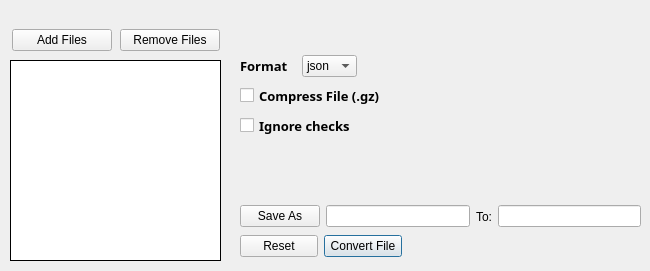
      <widget class="QWidget" name="convert">
       <attribute name="title">
        <string>Convert</string>
       </attribute>
       <widget class="QWidget" name="layoutWidget_24">
        <property name="geometry">
         <rect>
          <x>10</x>
          <y>20</y>
          <width>212</width>
          <height>41</height>
         </rect>
        </property>
        <layout class="QHBoxLayout" name="horizontalLayout_37">
         <item>
          <widget class="QPushButton" name="convertAddFile">
           <property name="sizePolicy">
            <sizepolicy hsizetype="Ignored" vsizetype="Fixed">
             <horstretch>0</horstretch>
             <verstretch>0</verstretch>
            </sizepolicy>
           </property>
           <property name="minimumSize">
            <size>
             <width>100</width>
             <height>0</height>
            </size>
           </property>
           <property name="maximumSize">
            <size>
             <width>100</width>
             <height>16777215</height>
            </size>
           </property>
           <property name="focusPolicy">
            <enum>Qt::NoFocus</enum>
           </property>
           <property name="contextMenuPolicy">
            <enum>Qt::DefaultContextMenu</enum>
           </property>
           <property name="text">
            <string>Add Files</string>
           </property>
           <property name="default">
            <bool>false</bool>
           </property>
           <property name="flat">
            <bool>false</bool>
           </property>
          </widget>
         </item>
         <item>
          <widget class="QPushButton" name="convertRemoveFile">
           <property name="sizePolicy">
            <sizepolicy hsizetype="Ignored" vsizetype="Fixed">
             <horstretch>0</horstretch>
             <verstretch>0</verstretch>
            </sizepolicy>
           </property>
           <property name="minimumSize">
            <size>
             <width>100</width>
             <height>0</height>
            </size>
           </property>
           <property name="maximumSize">
            <size>
             <width>100</width>
             <height>16777215</height>
            </size>
           </property>
           <property name="focusPolicy">
            <enum>Qt::NoFocus</enum>
           </property>
           <property name="text">
            <string>Remove Files</string>
           </property>
          </widget>
         </item>
        </layout>
       </widget>
       <widget class="QCheckBox" name="convertCompress">
        <property name="geometry">
         <rect>
          <x>240</x>
          <y>80</y>
          <width>161</width>
          <height>31</height>
         </rect>
        </property>
        <property name="font">
         <font>
          <family>Galvji</family>
          <pointsize>10</pointsize>
          <bold>true</bold>
         </font>
        </property>
        <property name="text">
         <string>Compress File (.gz)</string>
        </property>
       </widget>
       <widget class="QWidget" name="layoutWidget_25">
        <property name="geometry">
         <rect>
          <x>240</x>
          <y>200</y>
          <width>401</width>
          <height>33</height>
         </rect>
        </property>
        <layout class="QHBoxLayout" name="horizontalLayout_38">
         <item>
          <widget class="QPushButton" name="convertSaveAs">
           <property name="focusPolicy">
            <enum>Qt::NoFocus</enum>
           </property>
           <property name="text">
            <string>Save As</string>
           </property>
          </widget>
         </item>
         <item>
          <widget class="QLineEdit" name="convertNameSave">
           <property name="focusPolicy">
            <enum>Qt::NoFocus</enum>
           </property>
           <property name="text">
            <string/>
           </property>
           <property name="alignment">
            <set>Qt::AlignLeading|Qt::AlignLeft|Qt::AlignVCenter</set>
           </property>
           <property name="dragEnabled">
            <bool>false</bool>
           </property>
           <property name="placeholderText">
            <string/>
           </property>
           <property name="clearButtonEnabled">
            <bool>false</bool>
           </property>
          </widget>
         </item>
         <item>
          <widget class="QLabel" name="label_17">
           <property name="text">
            <string>To:</string>
           </property>
           <property name="alignment">
            <set>Qt::AlignCenter</set>
           </property>
          </widget>
         </item>
         <item>
          <widget class="QLineEdit" name="convertSavePath">
           <property name="focusPolicy">
            <enum>Qt::NoFocus</enum>
           </property>
          </widget>
         </item>
        </layout>
       </widget>
       <widget class="QListWidget" name="convertFileNames">
        <property name="geometry">
         <rect>
          <x>10</x>
          <y>60</y>
          <width>211</width>
          <height>201</height>
         </rect>
        </property>
        <property name="focusPolicy">
         <enum>Qt::ClickFocus</enum>
        </property>
        <property name="frameShape">
         <enum>QFrame::Box</enum>
        </property>
        <property name="frameShadow">
         <enum>QFrame::Plain</enum>
        </property>
       </widget>
       <widget class="QWidget" name="layoutWidget_26">
        <property name="geometry">
         <rect>
          <x>240</x>
          <y>230</y>
          <width>162</width>
          <height>32</height>
         </rect>
        </property>
        <layout class="QHBoxLayout" name="horizontalLayout_39">
         <item>
          <widget class="QPushButton" name="convertReset">
           <property name="sizePolicy">
            <sizepolicy hsizetype="Expanding" vsizetype="Fixed">
             <horstretch>0</horstretch>
             <verstretch>0</verstretch>
            </sizepolicy>
           </property>
           <property name="maximumSize">
            <size>
             <width>150</width>
             <height>16777215</height>
            </size>
           </property>
           <property name="focusPolicy">
            <enum>Qt::NoFocus</enum>
           </property>
           <property name="text">
            <string>Reset</string>
           </property>
          </widget>
         </item>
         <item>
          <widget class="QPushButton" name="convertButton">
           <property name="sizePolicy">
            <sizepolicy hsizetype="Expanding" vsizetype="Fixed">
             <horstretch>0</horstretch>
             <verstretch>0</verstretch>
            </sizepolicy>
           </property>
           <property name="minimumSize">
            <size>
             <width>0</width>
             <height>0</height>
            </size>
           </property>
           <property name="maximumSize">
            <size>
             <width>150</width>
             <height>16777215</height>
            </size>
           </property>
           <property name="focusPolicy">
            <enum>Qt::NoFocus</enum>
           </property>
           <property name="autoFillBackground">
            <bool>false</bool>
           </property>
           <property name="text">
            <string>Convert File</string>
           </property>
           <property name="autoDefault">
            <bool>false</bool>
           </property>
           <property name="default">
            <bool>true</bool>
           </property>
           <property name="flat">
            <bool>false</bool>
           </property>
          </widget>
         </item>
        </layout>
       </widget>
       <widget class="QCheckBox" name="convertIgnoreChecks">
        <property name="geometry">
         <rect>
          <x>240</x>
          <y>110</y>
          <width>161</width>
          <height>31</height>
         </rect>
        </property>
        <property name="font">
         <font>
          <family>Galvji</family>
          <pointsize>10</pointsize>
          <bold>true</bold>
         </font>
        </property>
        <property name="text">
         <string>Ignore checks</string>
        </property>
       </widget>
       <widget class="QWidget" name="layoutWidget">
        <property name="geometry">
         <rect>
          <x>240</x>
          <y>50</y>
          <width>117</width>
          <height>32</height>
         </rect>
        </property>
        <layout class="QHBoxLayout" name="horizontalLayout_40">
         <item>
          <widget class="QLabel" name="label_18">
           <property name="font">
            <font>
             <family>Galvji</family>
             <pointsize>10</pointsize>
             <bold>true</bold>
            </font>
           </property>
           <property name="text">
            <string>Format</string>
           </property>
          </widget>
         </item>
         <item>
          <widget class="QComboBox" name="convertFormat">
           <item>
            <property name="text">
             <string>json</string>
            </property>
           </item>
           <item>
            <property name="text">
             <string>obo</string>
            </property>
           </item>
           <item>
            <property name="text">
             <string>ofn</string>
            </property>
           </item>
           <item>
            <property name="text">
             <string>omn</string>
            </property>
           </item>
           <item>
            <property name="text">
             <string>owl</string>
            </property>
           </item>
           <item>
            <property name="text">
             <string>owx</string>
            </property>
           </item>
           <item>
            <property name="text">
             <string>ttl</string>
            </property>
           </item>
          </widget>
         </item>
        </layout>
       </widget>
      </widget>
